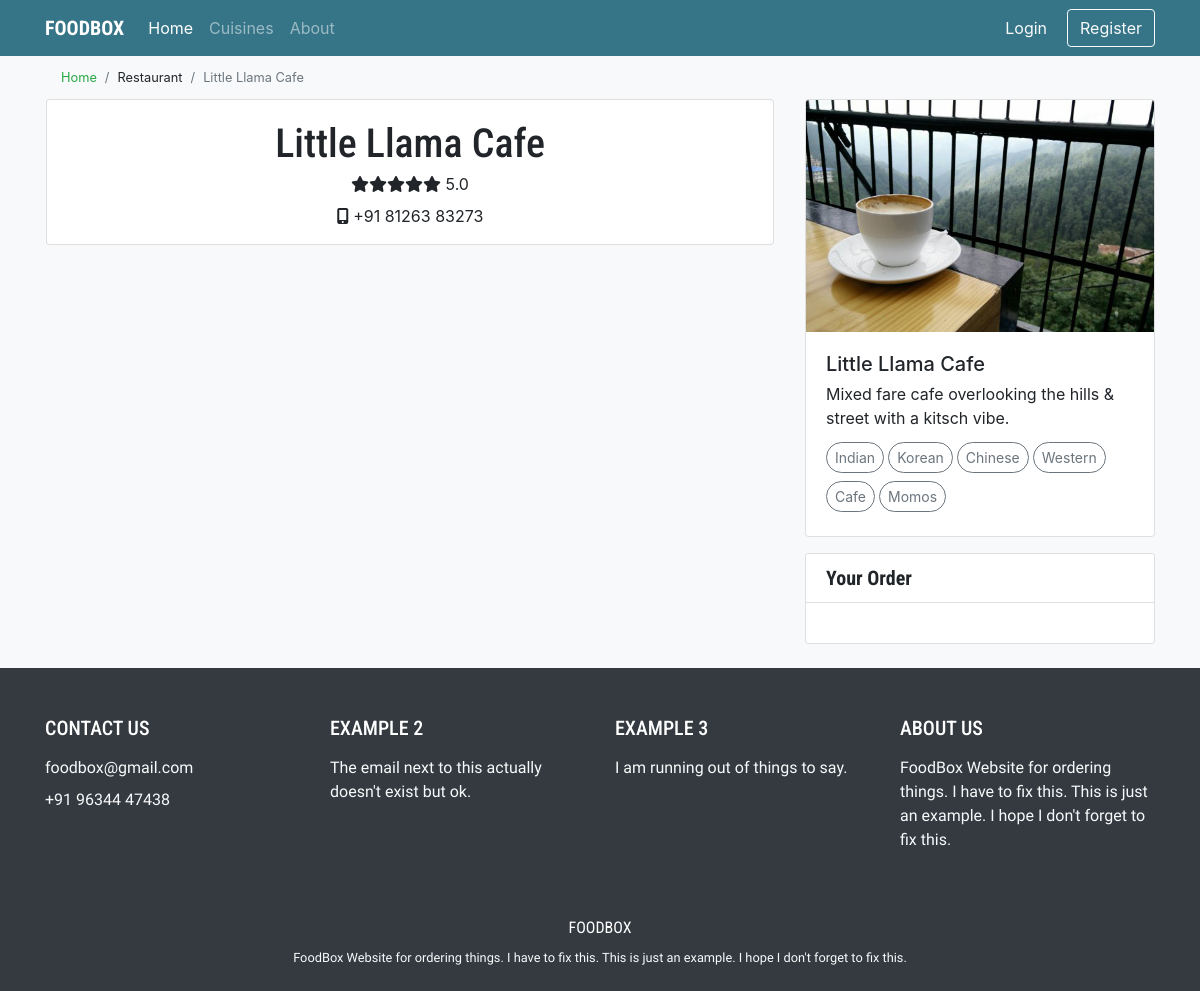
Page /restaurant/1 on the earlier database version.
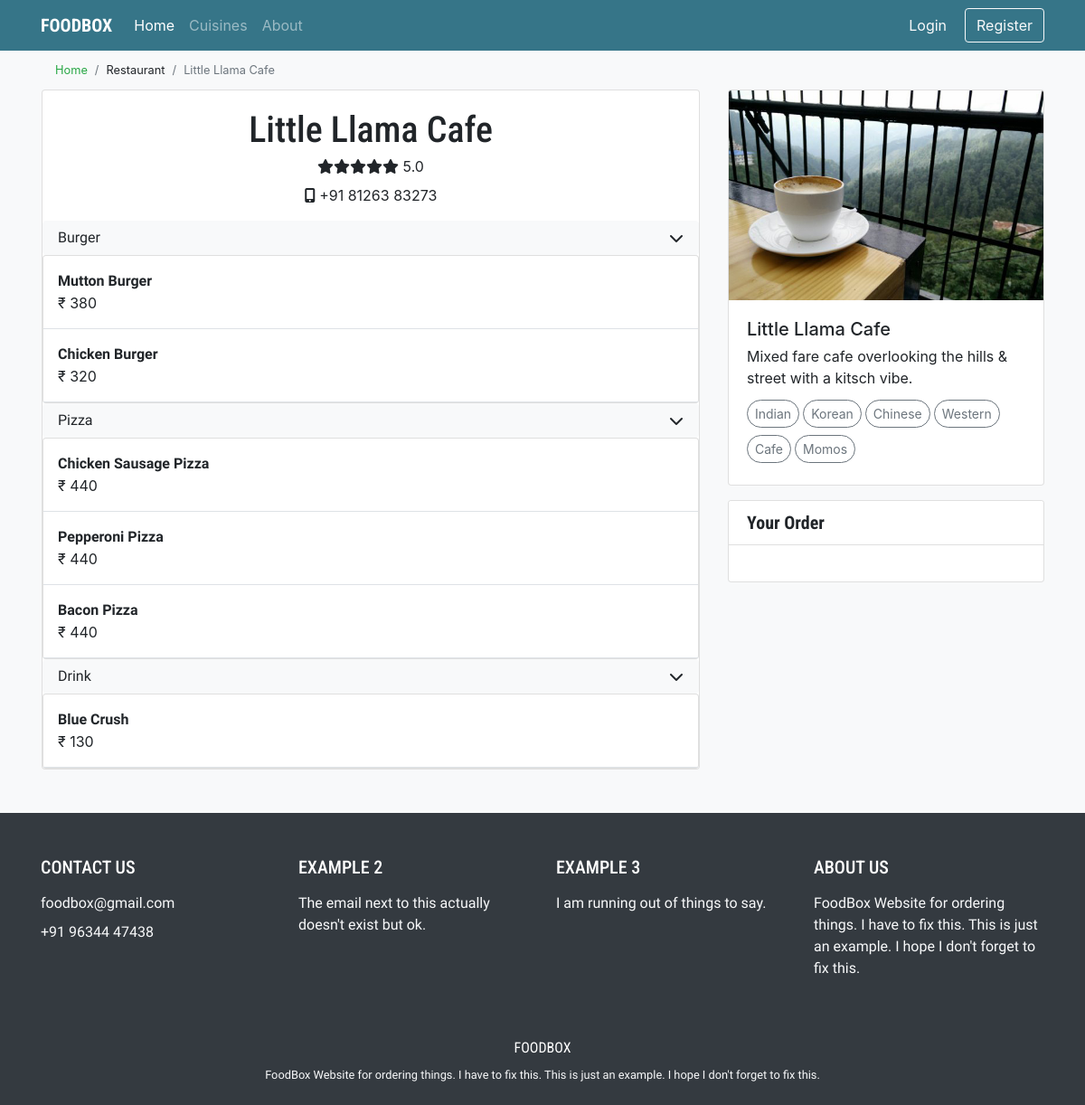
Same page on the later database version.
### food/models.py (models this page shows, shortened)
class Cuisine(models.Model):
    name = models.CharField(max_length=50)

class Category(models.Model):
    restaurant = models.ForeignKey(Restaurant, on_delete=models.CASCADE, related_name='categories')
    name = models.CharField(max_length=50)

class MenuItem(models.Model):
    name = models.CharField(max_length=50)
    price = models.IntegerField()
    description = models.TextField(blank=True)
    image = models.ImageField(upload_to='menu_item', blank=True)
    category = models.ForeignKey('Category', on_delete=models.CASCADE, related_name='menu', null=True)

### food/views.py (the view)
# urls.py: path("restaurant/<int:restaurant_id>", views.restaurant, name='restaurant'),
def restaurant(request, restaurant_id):
  try:
      restaurant = Restaurant.objects.get(pk=restaurant_id)
  except Post.DoesNotExist:
      raise Http404("Post does not exist")
  context = {
      "restaurant": restaurant,
      "categories": restaurant.categories.all()
  }
  return render(request, "food/restaurant.html", context)

### food/templates/food/restaurant.html (shortened to what this page needs)
{% extends "food/base.html" %}
{% load static %}
{% block body %}
<nav aria-label="breadcrumb"><small>
  <ol class="breadcrumb my-0 bg-light">
    <li class="breadcrumb-item"><a href="{% url 'index' %}" class="text-success">Home</a></li>
    <li class="breadcrumb-item">Restaurant</li>
    <li class="breadcrumb-item active">{{ restaurant.name }}</li>
  </ol></small>
</nav>
<div class="row animate__animated animate__fadeIn">
  <div class="col-12 col-lg-8 px-0 px-lg-3 mb-4">
    <div class="card">
      <div class="card-body px-0 pb-0">
        <h1 class="card-title text-center mb-1" id="logo">{{ restaurant.name }}</h1>
        <div class="text-center mt-0 mb-2">
          <i class="fa fa-star" aria-hidden="true"></i><i class="fa fa-star" aria-hidden="true"></i><i class="fa fa-star" aria-hidden="true"></i><i class="fa fa-star" aria-hidden="true"></i><i class="fa fa-star" aria-hidden="true"></i> 5.0
        </div>
        <div class="text-center mb-3">
          <i class="fa fa-mobile" aria-hidden="true"></i> {{ restaurant.phone_number }}
        </div>
        {% for category in categories %}
          <button class="btn btn-light btn-md btn-block d-flex justify-content-between px-3" type="button" data-toggle="collapse" data-target="#{{ category.name }}" aria-expanded="false" aria-controls="{{ category.name }}">
            <p class="my-auto" id="f1">{{ category.name }}</p><i class="fa fa-chevron-down my-auto" aria-hidden="true"></i>
          </button>
          <div class="collapse show" id="{{ category.name }}">
            <div class="card card-body p-0">
              {% for menu in category.menu.all %}
                <div class="border-bottom px-3 py-3">
                  <p class="font-weight-bold my-auto" id="f1">{{ menu.name }}</p><p class="my-auto">&#8377; {{ menu.price }}</p>
                </div>
              {% endfor %}
            </div>
          </div>
          {% endfor %}
      </div>
    </div>
  </div>
  <div class="col-12 col-lg-4">
    <div class="card mb-3">
      <img class="card-img-top" src="{% with 'food/'|add:restaurant.name|add:'.jpg' as image_static %}{% static image_static %}{% endwith %}" alt="{{ restaurant.name }}">
      <div class="card-body">
        <h5 class="card-title">{{ restaurant.name }}</h5>
        <p class="card-subtitle mb-2">{{ restaurant.description }}</p>
        {% for cui in restaurant.cuisine.all %}<a href="{% url 'cuisine' cui.name %}" class="btn btn-sm btn-outline-secondary my-1 mr-1" style="border-radius:50px;">{{ cui.name }}</a>{% endfor %}
      </div>
    </div>
    <div class="card d-none d-lg-block" id="filter">
      <div class="card-header bg-white">
        <h5 class="card-text font-weight-bold" id="logo">Your Order</h5>
      </div>
      <div class="card-body">
      </div>
    </div>
  </div>
</div>
{% endblock %}

Differences in the rows shown:
added Category: name "Burger"
now on this page (row edited): MenuItem: name "Mutton Burger", price "380", shown under "Burger"
added MenuItem: name "Chicken Burger", price "320", shown under "Burger"
added Category: name "Pizza"
added MenuItem: name "Chicken Sausage Pizza", price "440", shown under "Pizza"
added MenuItem: name "Pepperoni Pizza", price "440", shown under "Pizza"
added MenuItem: name "Bacon Pizza", price "440", shown under "Pizza"
added Category: name "Drink"
now on this page (row edited): MenuItem: name "Blue Crush", price "130", shown under "Drink"
